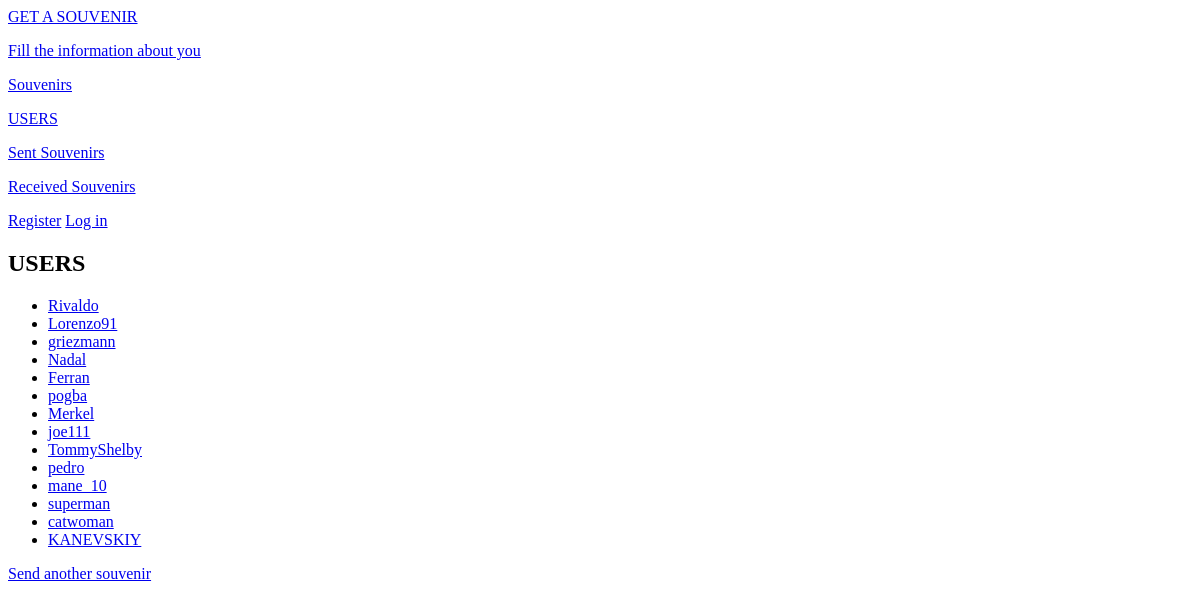
The app's page /user_infos/, older data.
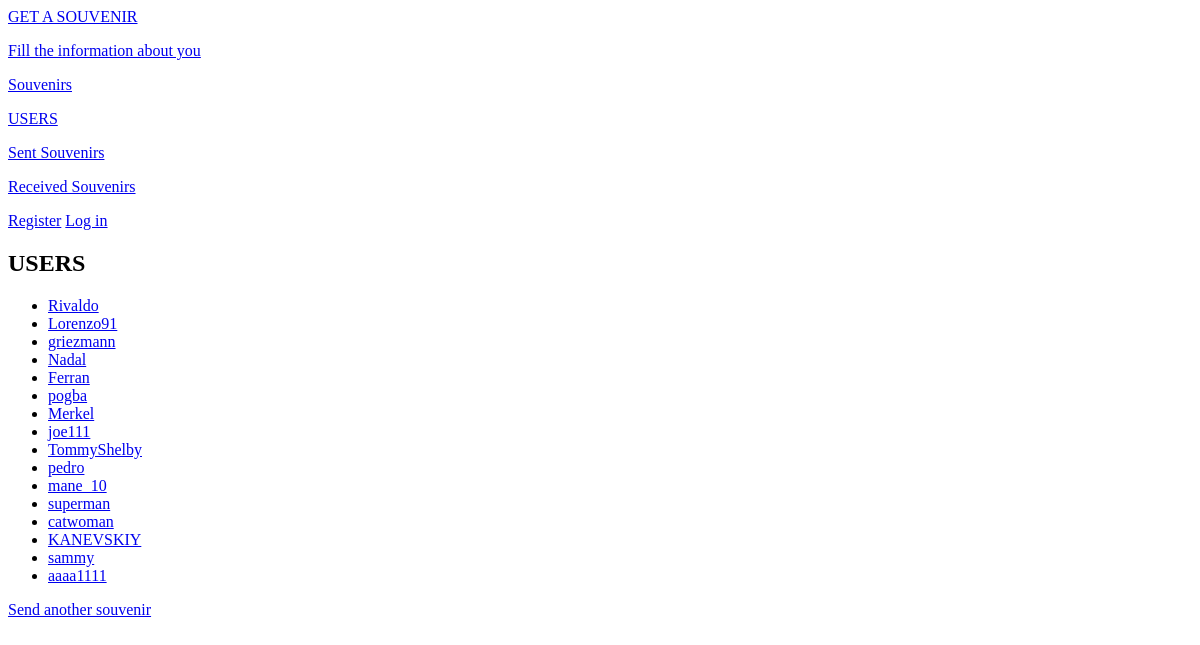
The same page, newer data.
### souvenirs_app/models.py (models this page shows, shortened)
class UserInfo(models.Model):
    username = models.OneToOneField(User, on_delete=models.CASCADE, primary_key=True)
    slug = models.SlugField(max_length=30, verbose_name='URL')
    avatar = models.ImageField(upload_to='avatars/', default='no-avatar.jpg', null=True, blank=True)
    sex = models.CharField(max_length=6, choices=(('MALE', 'male'), ('FEMALE', 'female')))
    date_of_birthday = models.DateField(null=True, blank=True)
    country = models.ForeignKey(Country, on_delete=models.PROTECT, related_name='userinfo', unique=False)
    city = models.CharField(max_length=30)
    address = models.TextField(max_length=200)
    about = models.TextField(max_length=500, null=True, blank=True)
    def get_absolute_url(self):
        return reverse('souvenirs_app:user_info', kwargs={'user_info_slug': self.slug})
    class Meta:
        verbose_name = 'User_information'
        verbose_name_plural = 'User_informations'

### souvenirs_app/views.py (the view)
# urls.py: path('user_infos/', views.UserInfoListView.as_view(), name='user_infos'),
class UserInfoListView(ListView):
    model = UserInfo
    template_name = 'souvenirs_app/user_infos.html'
    context_object_name = 'user_infos'

### souvenirs_app/templates/souvenirs_app/user_infos.html
{% extends 'souvenirs_app/base.html' %}
{% block content %}
    <h2>USERS</h2>
    <ul>
        {% for user_info in user_infos %}
            <li><a href="{{ user_info.get_absolute_url }}">{{ user_info.username }}</a></li>
        {% empty %}
            <li>No user have been register yet</li>
        {% endfor %}
    </ul>
    <a href="{% url 'souvenirs_app:create_souvenir' %}">Send another souvenir</a>
{% endblock content %}

Row changes from the older to the newer data that the page shows:
added UserInfo: username "sammy"
added UserInfo: username "aaaa1111"
